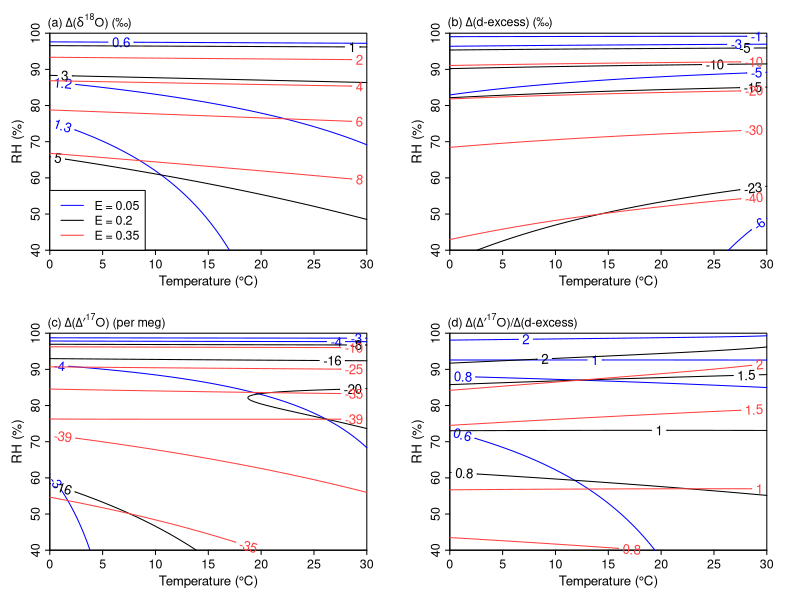

This figure's R source:
rm(list=ls())

a18 <- function(temp){
  eq <- exp(1137/temp^2-0.4156/temp-0.00207)
  return(eq)
}
a17 <- function(temp){
  eq <- exp(1137/temp^2-0.4156/temp-0.00207)^0.529
  return(eq)
}
a2 <- function(temp){
  eq <- exp(24844/temp^2-76.248/temp+0.05261)
  return(eq)
}
diff16_18 <- 1.0285
diff16_17 <- 1.0285^0.518
diff1_2 <- 1.0251

get_D17O <- function(d18O,d17O){
  (log(d17O/1000+1)-0.528*log(d18O/1000+1))*10^6
}
get_d17O <- function(d18O,D17O){
  1000*(exp(D17O/10^6+0.528*log(d18O/1000+1))-1)
}

dxs_i <- 10
D17O_i <- 20
d18_i <- -8
d17_i <- get_d17O(d18_i,D17O_i)
d2_i <- dxs_i+8*d18_i

temp <- seq(0,30,0.1)+273.15
rh <- seq(0.4,1,0.001)
f <- c(0.95,0.8,0.65)
d18O_change <- dxs_change <- D17O_change <- array(NA,dim=c(length(temp),length(rh),3))

for (i in 1:length(temp)){
  for (j in 1:length(rh)){
    for (k in 1:length(f)){
      gamma <- a18(temp[i])*rh[j]/(1-a18(temp[i])*(diff16_18)^0.58*(1-rh[j]))
      beta <- (1-a18(temp[i])*diff16_18^0.58*(1-rh[j]))/(a18(temp[i])*diff16_18^0.58*(1-rh[j]))
      d18_f <- (f[k]^beta-1)*(d18_i+1000)*(1-gamma/a18(temp[i]))+d18_i

      gamma <- a17(temp[i])*rh[j]/(1-a17(temp[i])*(diff16_17)^0.58*(1-rh[j]))
      beta <- (1-a17(temp[i])*diff16_17^0.58*(1-rh[j]))/(a17(temp[i])*diff16_17^0.58*(1-rh[j]))
      d17_f <- (f[k]^beta-1)*(d17_i+1000)*(1-gamma/a17(temp[i]))+d17_i
      
      gamma <- a2(temp[i])*rh[j]/(1-a2(temp[i])*(diff1_2)^0.58*(1-rh[j]))
      beta <- (1-a2(temp[i])*diff1_2^0.58*(1-rh[j]))/(a2(temp[i])*diff1_2^0.58*(1-rh[j]))
      d2_f <- (f[k]^beta-1)*(d2_i+1000)*(1-gamma/a2(temp[i]))+d2_i
      
      d18O_change[i,j,k] <- d18_f-d18_i
      dxs_change[i,j,k] <- (d2_f-8*d18_f)-dxs_i
      D17O_change[i,j,k] <- get_D17O(d18_f,d17_f)-D17O_i
    }
  }
}

par(mfrow=c(2,2),mar=c(3,3,2,2),xpd=T)
# 1
plot(NA,NA,xlim=c(0,30),ylim=c(0.4,1),xaxs="i",yaxs="i",xaxt="n",yaxt="n")
axis(1,seq(0,30,5),cex.axis=0.9,padj=-1.3,tck=-0.02)
axis(2,seq(0.4,1,0.1),cex.axis=0.9,padj=1.1,tck=-0.02,labels=seq(40,100,10))
mtext("Temperature (\u00B0C)",1,padj=2.2,cex=0.8)
mtext("RH (%)",2,padj=-2.5,cex=0.8)

contour(temp-273.15,rh,d18O_change[,,1],add=T,levels=c(0.6,1.2,1.3),
        col="blue",labcex=0.8,vfont=NULL)
contour(temp-273.15,rh,d18O_change[,,2],add=T,levels=c(1,3,5),
        labcex=0.8,vfont=NULL)
contour(temp-273.15,rh,d18O_change[,,3],add=T,levels=seq(2,8,2),
        col="brown1",labcex=0.8,vfont=NULL,method="edge")
text(-1,102.5/100,expression(paste("(a) ",Delta,"(",delta^18,"O)"," (\u2030)")),cex=0.9,pos=4)
legend("bottomleft",c("E = 0.05","E = 0.2","E = 0.35"),col=c("blue","black","brown1"),lwd=1,cex=0.9)

# 2
plot(NA,NA,xlim=c(0,30),ylim=c(0.4,1),xaxs="i",yaxs="i",xaxt="n",yaxt="n")
axis(1,seq(0,30,5),cex.axis=0.9,padj=-1.3,tck=-0.02)
axis(2,seq(0.4,1,0.1),cex.axis=0.9,padj=1.1,tck=-0.02,labels=seq(40,100,10))
mtext("Temperature (\u00B0C)",1,padj=2.2,cex=0.8)
mtext("RH (%)",2,padj=-2.5,cex=0.8)

contour(temp-273.15,rh,dxs_change[,,1],add=T,levels=-c(1,3,5,6),
        col="blue",labcex=0.8,vfont=NULL)
contour(temp-273.15,rh,dxs_change[,,2],add=T,levels=-c(5,10,15,23),
        labcex=0.8,vfont=NULL)
contour(temp-273.15,rh,dxs_change[,,3],add=T,levels=-seq(10,40,10),
        col="brown1",labcex=0.8,vfont=NULL,method="edge")
text(-1,102.2/100,expression(paste("(b) ",Delta,"(d-excess) (","\u2030",")")),cex=0.9,pos=4)

# 3
plot(NA,NA,xlim=c(0,30),ylim=c(0.4,1),xaxs="i",yaxs="i",xaxt="n",yaxt="n")
axis(1,seq(0,30,5),cex.axis=0.9,padj=-1.3,tck=-0.02)
axis(2,seq(0.4,1,0.1),cex.axis=0.9,padj=1.1,tck=-0.02,labels=seq(40,100,10))
mtext("Temperature (\u00B0C)",1,padj=2.2,cex=0.8)
mtext("RH (%)",2,padj=-2.5,cex=0.8)

contour(temp-273.15,rh,D17O_change[,,1],add=T,levels=-c(3,4),
        col="blue",labcex=0.8,vfont=NULL)
contour(temp-273.15,rh,D17O_change[,,2],add=T,levels=-c(8,16,20),
        labcex=0.8,vfont=NULL)
contour(temp-273.15,rh,D17O_change[,,3],add=T,levels=-c(10,25,35,39),
        col="brown1",labcex=0.8,vfont=NULL,method="edge")
text(-1,102.5/100,expression(paste("(c) ",Delta,"(",Delta*minute^17,"O)"," (per meg)")),cex=0.9,pos=4)

# 4
plot(NA,NA,xlim=c(0,30),ylim=c(0.4,1),xaxs="i",yaxs="i",xaxt="n",yaxt="n")
axis(1,seq(0,30,5),cex.axis=0.9,padj=-1.3,tck=-0.02)
axis(2,seq(0.4,1,0.1),cex.axis=0.9,padj=1.1,tck=-0.02,labels=seq(40,100,10))
mtext("Temperature (\u00B0C)",1,padj=2.2,cex=0.8)
mtext("RH (%)",2,padj=-2.5,cex=0.8)

contour(temp-273.15,rh,D17O_change[,,1]/dxs_change[,,1],add=T,levels=c(0.6,0.8,1,2),
        col="blue",labcex=0.8,vfont=NULL)
contour(temp-273.15,rh,D17O_change[,,2]/dxs_change[,,2],add=T,levels=c(0.8,1,1.5,2),
        labcex=0.8,vfont=NULL)
contour(temp-273.15,rh,D17O_change[,,3]/dxs_change[,,3],add=T,levels=c(0.8,1,1.5,2),
        col="brown1",labcex=0.8,vfont=NULL,method="edge")
text(-1,102.5/100,expression(paste("(d) ",Delta,"(",Delta*minute^17,"O)/",
                                 Delta,"(d-excess)")),cex=0.9,pos=4)